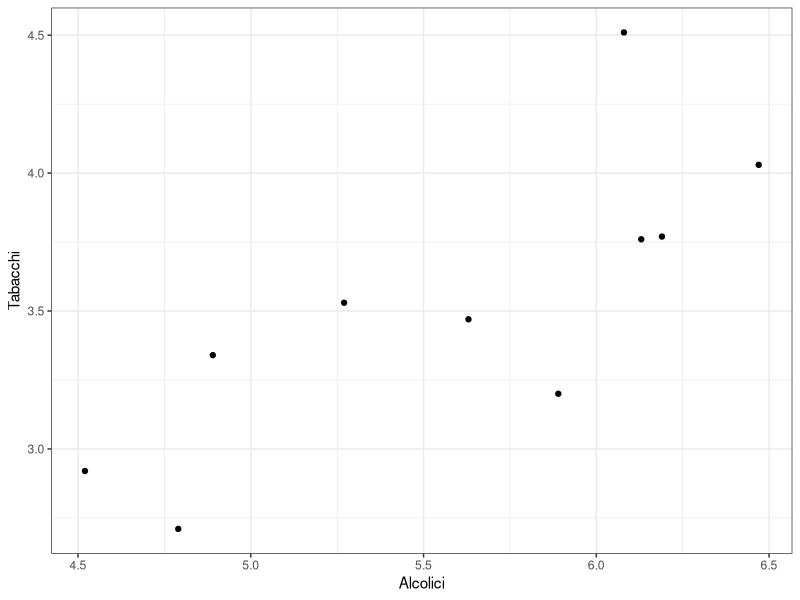
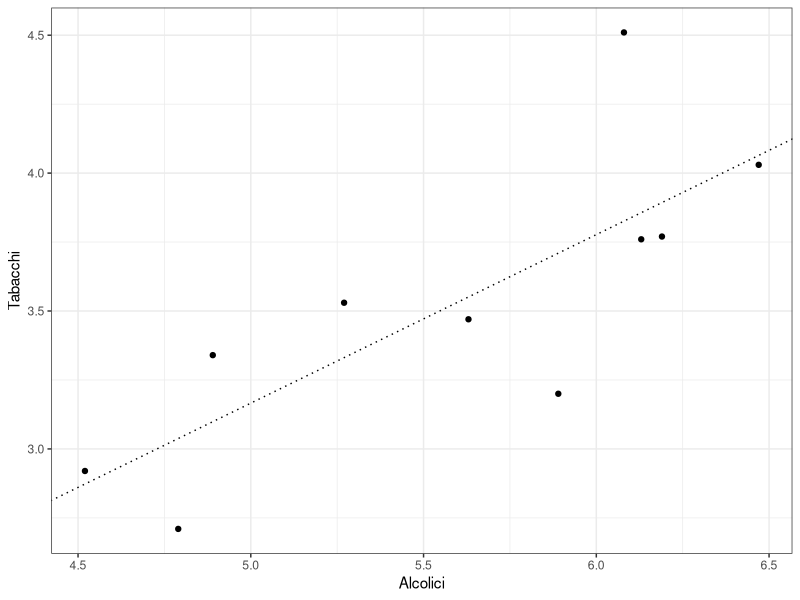
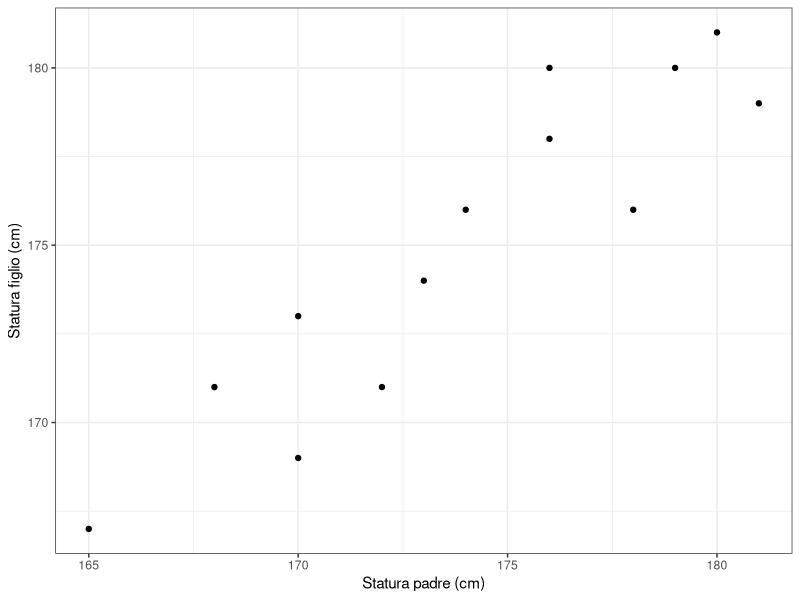

Recreate these plots in R, in order.
## ---- chunk 1
knitr::opts_chunk$set(echo = F, eval = T, message = F, warning = F, error = F, comment = NA, cache = F, include = T, R.options = list(width = 100), collapse = T, dpi = 200, fig.height = 4, fig.width = 6)
## ---- chunk 2
alcolici <- c(6.47, 6.13, 6.19, 4.89, 5.63, 4.52, 5.89, 4.79, 5.27, 6.08)
tabacchi <- c(4.03, 3.76, 3.77, 3.34, 3.47, 2.92, 3.2, 2.71, 3.53, 4.51)
dataset <- data.frame(alcolici, tabacchi)
## ---- chunk 3
library(ggplot2)
ggplot(data=dataset, aes(x = alcolici, y = tabacchi)) + geom_point() + theme_bw() + xlab("Alcolici") + ylab("Tabacchi")
## ---- chunk 4
# sum(alcolici*tabacchi)
#sum(alcolici)
# sum(tabacchi)
# sum(alcolici^2)
#summary(lm(tabacchi ~alcolici))
## ---- chunk 5
#library(knitr)
y_fit <- 0.111 + 0.611*alcolici
y_res <- tabacchi - y_fit
#kable(cbind(dataset,y_fit,y_res ), digits=2) 
## ---- chunk 6
library(ggplot2)
ggplot(data=dataset, aes(x = alcolici, y = tabacchi)) + geom_point() + theme_bw() + xlab("Alcolici") + ylab("Tabacchi") + geom_abline(intercept = 0.111, slope = 0.611, linetype="dotted")
## ---- chunk 7
library(ggplot2)
dataset <- data.frame(padre = c(165, 170, 180, 172, 179, 174, 176, 168, 181, 173, 170, 178, 176),
                      figlio = c(167, 169, 181, 171, 180, 176, 180, 171, 179, 174, 173, 176, 178))
ggplot(data=dataset, aes(x = padre, y = figlio)) + geom_point() + theme_bw() + xlab("Statura padre (cm)") + ylab("Statura figlio (cm)")
## ---- chunk 8
#sum(padre)
#sum(padre*figlio)
#sum(figlio)

#sum(padre^2)
#sum(figlio^2)

#summary(lm(tabacchi ~alcolici))
